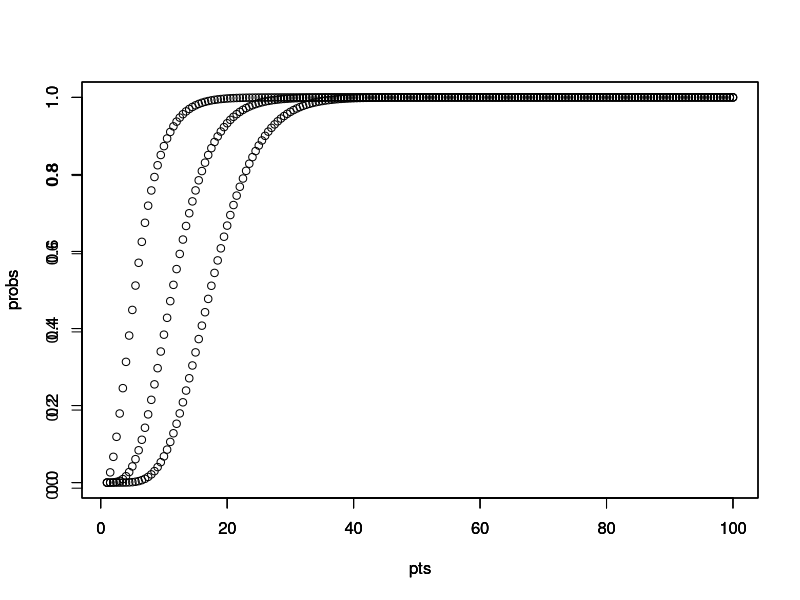

Generate this figure with R:


#ss14

drawPlot<-function(dataToPlot)
{
  par(new = TRUE)
  plot(pts,dataToPlot,ylab = "probs")
}
#task 1
#1 a data generation 
data <- rnorm(50,257,20)
#1b
#calculating the mean of the data
print("mean ")
meanOfSample =mean(data)
print(meanOfSample) #257.4398
#calculating the sd of the data
print("sd ")
sdOfSample = sd(data) #19.3157
print(sdOfSample)
#1c
lsl = 220 #given
#cpk= mean-lsl/3 sigma
cpk =( meanOfSample - lsl)/(3 *sdOfSample) #.6461
print("cpk")
print(cpk)

#1 d
newMean = 220+ (3*sdOfSample)
print(newMean) # should be less than 280

#2 a plz check if am correct
#plot on the same plot
drawPlot<-function(dataToPlot)
{
  par(new = TRUE)
  plot(pts,dataToPlot,ylab = "probs")
}
pts<- seq(1,100,by = .5)
CummulativeProbs6 <- pchisq(pts,df = 6)
CummulativeProbs12 <- pchisq(pts,df = 12)
CummulativeProbs18 <- pchisq(pts,df = 18)
drawPlot(CummulativeProbs6)
drawPlot(CummulativeProbs12)
drawPlot(CummulativeProbs18)
par(new = FALSE)

#2 b

Xchi = 12*2
pchisq(Xchi,12,lower.tail = FALSE)


#3 a
data <- data.frame(rnorm(20,12,3),rnorm(20,18,2.5))
print(data)

mean1 = mean(data[,1])#11.34345
print("mean sampl 1 ")
print(mean1)
mean2 = mean(data[,2])#17.89887
print("mean sampl 1 ")
print(mean2)

SD1 = sd(data[,1])
print("SD sampl 1 ")
print(SD1)#2.7505
SD2 = sd(data[,2])
print("SD sampl 2 ")
print(SD2)#2.291668
#scomm = .80138 (sqrt((sd^2 + sd^2)/2)*sqrt(20/2))
#diff = -6.55542
#tvalue = -8.1892
t.test(data[,1],data[,2],conf.level = .9,var.equal = TRUE)#tcrit = -1.685 reject h0
t.test(data[,1],data[,2],conf.level = .95,var.equal = TRUE)#tcrit = -2.024394 reject h0
t.test(data[,1],data[,2],conf.level = .99,var.equal = TRUE)#tcrit = -2.711558 reject h0

#fstat = 1.2002
var.test(data[,1],data[,2],conf.level = .9) #fcrit(.95,19,19) = 2.168 #acce h0
var.test(data[,1],data[,2],conf.level = .95) #fcrit(.9725,19,19) = 2.47626 #acce h0
var.test(data[,1],data[,2],conf.level = .99) #fcrit(.995,19,19) = 3.43175 #acce 




##LINK FOR THE LAST QUESTION

#  https://1drv.ms/x/s!AsCHODUv6eYGgQ10FbGfXGkTk1Up